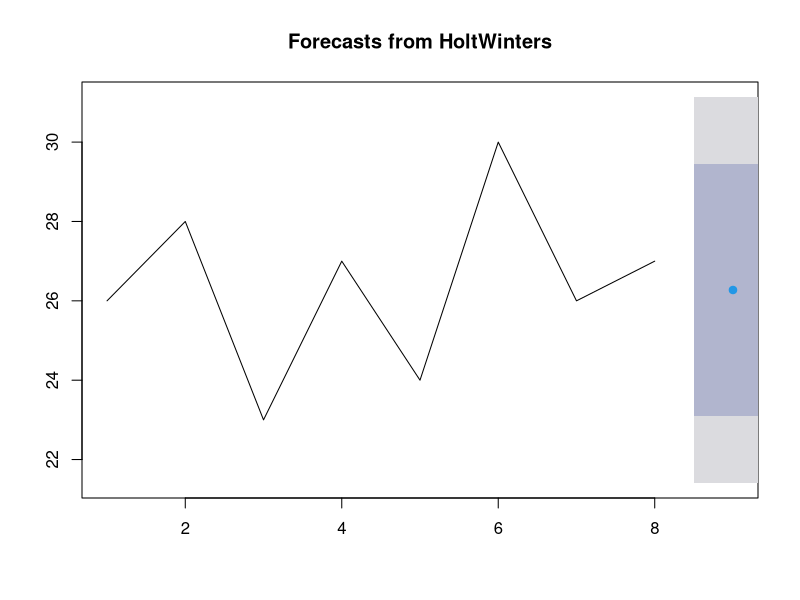

Write the R code that produced this figure.
sales = c(26,28,23,27,24,30,26,27)

library(forecast)

a = seq(0.1,0.3,0.01)
sse = c()
f = c()
for (i in 1:length(a)) {
  fit = HoltWinters(sales, alpha = a[i], gamma = FALSE, beta = FALSE)
  #forecast1 = forecast::forecast(fit, h = 1) # 1 step ahead prediction
  #f[i] = as.numeric(forecast1$mean) #prediction (point forecast)
  sse[i] = fit$SSE #error 
}

#data.frame(a, f, sse)
sse

#optimal alpha
a[sse == min(sse)]

fit = HoltWinters(sales, alpha = 0.1, gamma = FALSE, beta = FALSE)
forecast1 = forecast::forecast(fit, h = 1)
f = as.numeric(forecast1$mean)
f #final forecasted value for the 9th day
fit$SSE # final model's SSE

plot(forecast1)
